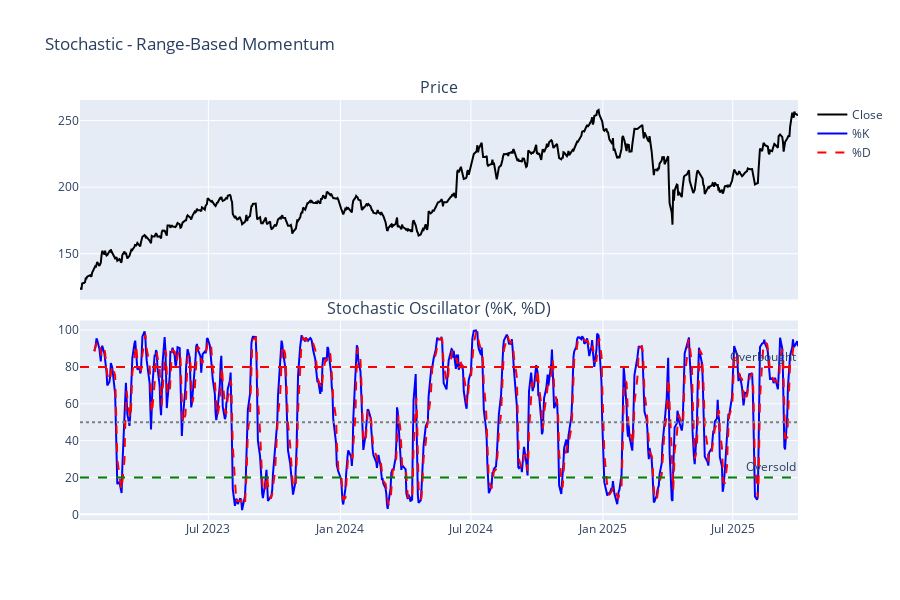

Here is the notebook cell this chart was saved with:
### Markdown cell above
## 6. Stochastic Oscillator

Shows where close is relative to high-low range (0-100). %K = fast line, %D = slow signal line. >80 = overbought, <20 = oversold.

### Code cell
stoch_k, stoch_d = calculate_stochastic(df, fastk_period=14, slowk_period=3, slowd_period=3)
df["stoch_k"] = stoch_k
df["stoch_d"] = stoch_d

fig = make_subplots(
    rows=2, cols=1, shared_xaxes=True, vertical_spacing=0.05, subplot_titles=("Price", "Stochastic Oscillator (%K, %D)")
)

fig.add_trace(go.Scatter(x=df["date"], y=df["close"], name="Close", line={"color": "black"}), row=1, col=1)

fig.add_trace(go.Scatter(x=df["date"], y=df["stoch_k"], name="%K", line={"color": "blue"}), row=2, col=1)
fig.add_trace(go.Scatter(x=df["date"], y=df["stoch_d"], name="%D", line={"color": "red", "dash": "dash"}), row=2, col=1)
fig.add_hline(y=80, line_dash="dash", line_color="red", row=2, col=1, annotation_text="Overbought")
fig.add_hline(y=20, line_dash="dash", line_color="green", row=2, col=1, annotation_text="Oversold")
fig.add_hline(y=50, line_dash="dot", line_color="gray", row=2, col=1)

fig.update_layout(height=600, title_text="Stochastic - Range-Based Momentum")
fig.show()

print(f"Stochastic %K mean: {df['stoch_k'].mean():.2f}")
print(f"Oversold periods (<20): {(df['stoch_k'] < 20).sum()} days")
print(f"Overbought periods (>80): {(df['stoch_k'] > 80).sum()} days")

### Figure 1 — Plotly figure (JSON) as saved in the notebook; plotly's stock layout.template omitted (floating-point values rounded to 4 significant figures; data arrays with more than 128 entries replaced by an {"elided": "..."} marker saying what was removed)
{"data": [{"line": {"color": "black"}, "name": "Close", "type": "scatter", "x": {"elided": "688 str values"}, "xaxis": "x", "y": {"elided": "688 float values"}, "yaxis": "y"}, {"line": {"color": "blue"}, "name": "%K", "type": "scatter", "x": {"elided": "688 str values"}, "xaxis": "x2", "y": {"elided": "688 float values"}, "yaxis": "y2"}, {"line": {"color": "red", "dash": "dash"}, "name": "%D", "type": "scatter", "x": {"elided": "688 str values"}, "xaxis": "x2", "y": {"elided": "688 float values"}, "yaxis": "y2"}], "layout": {"annotations": [{"font": {"size": 16}, "showarrow": false, "text": "Price", "x": 0.5, "xanchor": "center", "xref": "paper", "y": 1, "yanchor": "bottom", "yref": "paper"}, {"font": {"size": 16}, "showarrow": false, "text": "Stochastic Oscillator (%K, %D)", "x": 0.5, "xanchor": "center", "xref": "paper", "y": 0.475, "yanchor": "bottom", "yref": "paper"}, {"showarrow": false, "text": "Overbought", "x": 1, "xanchor": "right", "xref": "x2 domain", "y": 80, "yanchor": "bottom", "yref": "y2"}, {"showarrow": false, "text": "Oversold", "x": 1, "xanchor": "right", "xref": "x2 domain", "y": 20, "yanchor": "bottom", "yref": "y2"}], "height": 600, "shapes": [{"line": {"color": "red", "dash": "dash"}, "type": "line", "x0": 0, "x1": 1, "xref": "x2 domain", "y0": 80, "y1": 80, "yref": "y2"}, {"line": {"color": "green", "dash": "dash"}, "type": "line", "x0": 0, "x1": 1, "xref": "x2 domain", "y0": 20, "y1": 20, "yref": "y2"}, {"line": {"color": "gray", "dash": "dot"}, "type": "line", "x0": 0, "x1": 1, "xref": "x2 domain", "y0": 50, "y1": 50, "yref": "y2"}], "title": {"text": "Stochastic - Range-Based Momentum"}, "xaxis": {"anchor": "y", "domain": [0, 1], "matches": "x2", "showticklabels": false}, "xaxis2": {"anchor": "y2", "domain": [0, 1]}, "yaxis": {"anchor": "x", "domain": [0.525, 1]}, "yaxis2": {"anchor": "x2", "domain": [0, 0.475]}}}
